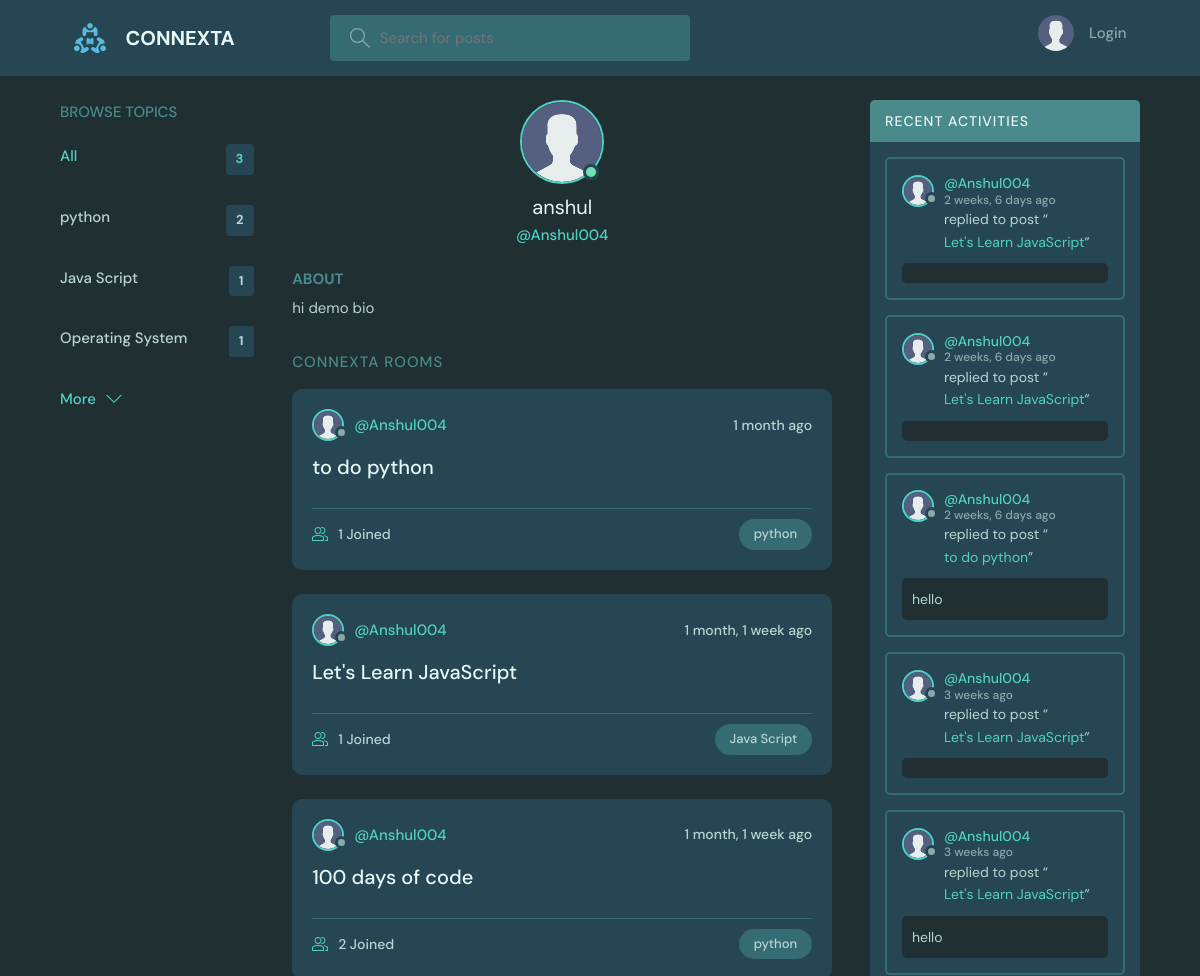
Before: /profile/1/ (upper part) with the older database file.
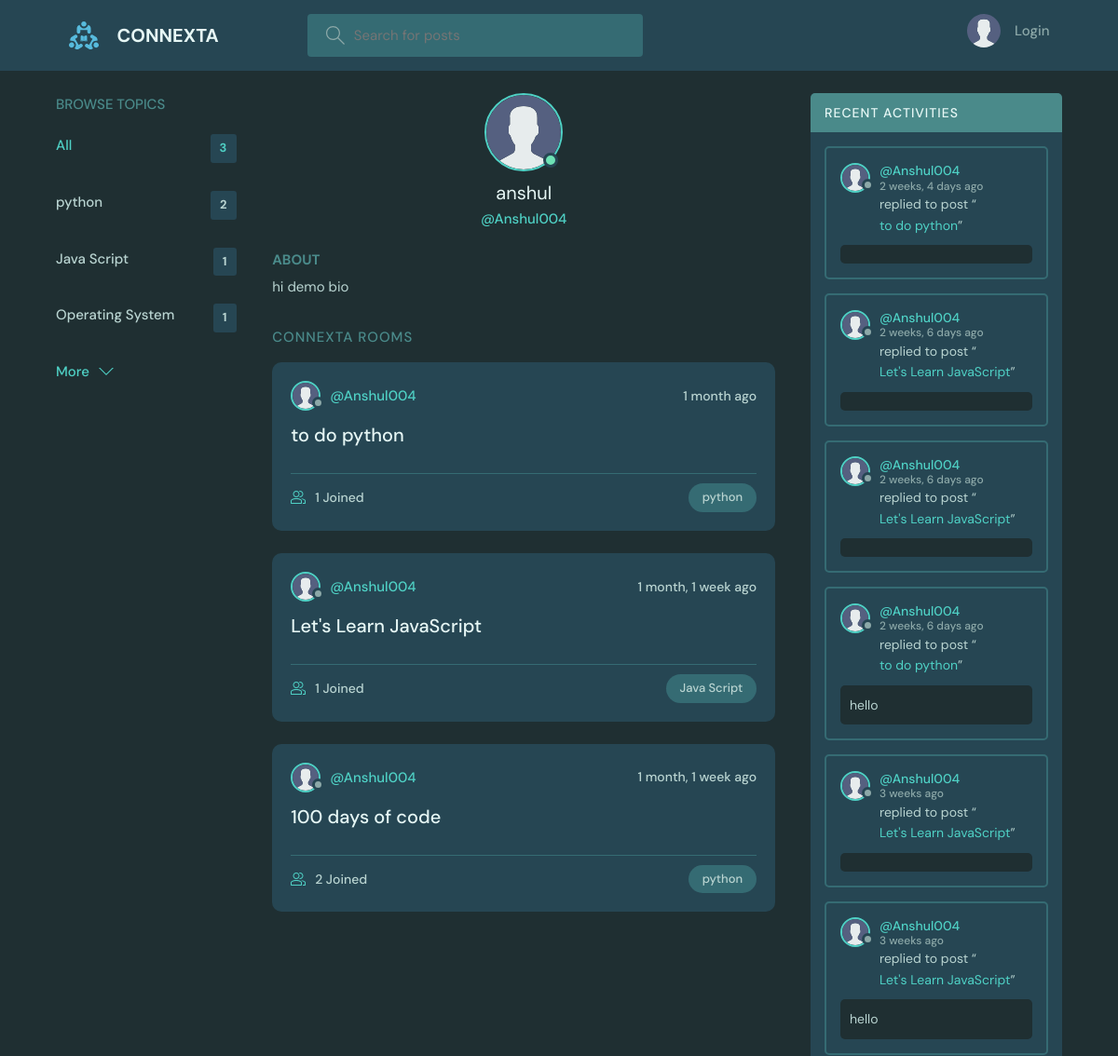
After: the same page with the newer database file.
### base/models.py (models this page shows, shortened)
class Topic(models.Model):
    name = models.CharField(max_length=200)

class Room(models.Model):
    host = models.ForeignKey(User, on_delete=models.SET_NULL, null=True)
    topic = models.ForeignKey(Topic, on_delete=models.SET_NULL, null=True)
    name = models.CharField(max_length=200)
    description = models.TextField(null=True, blank=True)
    participants = models.ManyToManyField(
        User, related_name='participants', blank=True)
    updated = models.DateTimeField(auto_now=True)
    created = models.DateTimeField(auto_now_add=True)
    class Meta:
        ordering = ['-updated', '-created']
    def __str__(self):
        return self.name

class User(AbstractUser):
    name = models.CharField(max_length=200, null=True)
    email = models.EmailField(unique=True, null=True)
    bio = models.TextField(null=True)
    avatar = models.ImageField(null=True, default="avatar.svg")
    USERNAME_FIELD = 'email'
    REQUIRED_FIELDS = []
    objects = CustomUserManager()

class Message(models.Model):
    user = models.ForeignKey(User, on_delete=models.CASCADE)
    room = models.ForeignKey('Room', on_delete=models.CASCADE)
    body = models.TextField()
    hashtags = models.CharField(max_length=500, blank=True)
    image = models.ImageField(upload_to='temp/', blank=True, null=True)
    pdf = models.FileField(upload_to='temp/', blank=True, null=True)
    image_url = models.URLField(blank=True, null=True)
    pdf_url = models.URLField(blank=True, null=True)
    updated = models.DateTimeField(auto_now=True)
    created = models.DateTimeField(auto_now_add=True)
    class Meta:
        ordering = ['-updated', '-created']

### base/views.py (the view)
# urls.py: path('profile/<str:pk>/', views.userProfile, name="user-profile"),
def userProfile(request, pk):
    user = User.objects.get(id=pk)
    rooms = user.room_set.all()
    room_messages = user.message_set.all()
    topics = Topic.objects.all()
    context = {'user': user, 'rooms': rooms,
               'room_messages': room_messages, 'topics': topics}
    return render(request, 'base/profile.html', context)

### base/templates/base/profile.html (shortened to what this page needs)
{% extends 'main.html' %}
{% block content %}
<main class="profile-page layout layout--3">
  <div class="container">
    {% include 'base/topics_component.html' %}
    <div class="roomList">
      <div class="profile">
        <div class="profile__avatar">
          <div class="avatar avatar--large active">
            <img src="{{user.avatar.url}}" />
          </div>
        </div>
        <div class="profile__info">
          <h3>{{user.name}}</h3>
          <p>@{{user.username}}</p>
        </div>
        <div class="profile__about">
          <h3>About</h3>
          <p>
            {{user.bio}}
          </p>
        </div>
      </div>
      <div class="roomList__header">
        <div>
          <h2>CONNEXTA ROOMS</a>
          </h2>
        </div>
      </div>
      {% include 'base/feed_component.html' %}
    </div>
    {% include 'base/activity_component.html' %}
  </div>
</main>
{% endblock content %}

### base/templates/base/topics_component.html
<div class="topics">
    <div class="topics__header">
        <h2>Browse Topics</h2>
    </div>
    <ul class="topics__list">
        <li>
            <a href="{% url 'home' %}" class="active">All <span>{{topics.count}}</span></a>
        </li>
        {% for topic in topics %}
        <li>
            <a href="{% url 'home' %}?q={{topic.name}}">{{topic.name}}<span>{{topic.room_set.all.count}}</span></a>
        </li>
        {% endfor %}
    </ul>
    <a class="btn btn--link" href="{% url 'topics' %}">
        More
        <svg version="1.1" xmlns="http://www.w3.org/2000/svg" width="32" height="32" viewBox="0 0 32 32">
            <title>chevron-down</title>
            <path d="M16 21l-13-13h-3l16 16 16-16h-3l-13 13z"></path>
        </svg>
    </a>
</div>

### base/templates/base/feed_component.html (shortened to what this page needs)
{% for room in rooms %}
<div class="roomListRoom">
    <div class="roomListRoom__header">
        <a href="{% url 'user-profile' room.host.id %}" class="roomListRoom__author">
            <div class="avatar avatar--small">
                <img src="{{room.host.avatar.url}}" />
            </div>
            <span>@{{room.host.username}}</span>
        </a>
        <div class="roomListRoom__actions">
            <span>{{room.created|timesince}} ago</span>
        </div>
    </div>
    <div class="roomListRoom__content">
        <a href="{% url 'room' room.id %}">{{room.name}}</a>
    </div>
    <div class="roomListRoom__meta">
        <a href="{% url 'room' room.id %}" class="roomListRoom__joined">
            {{room.participants.all.count}} Joined
        </a>
        <p class="roomListRoom__topic">{{room.topic.name}}</p>
    </div>
</div>
{% endfor %}

### base/templates/base/activity_component.html (shortened to what this page needs)
<div class="activities">
    <div class="activities__header">
        <h2>Recent Activities</h2>
    </div>
    {% for message in room_messages %}
    <div class="activities__box">
        <div class="activities__boxHeader roomListRoom__header">
            <a href="{% url 'user-profile' message.user.id %}" class="roomListRoom__author">
                <div class="avatar avatar--small">
                    <img src="{{message.user.avatar.url}}" />
                </div>
                <p>
                    @{{message.user.username}}
                    <span>{{message.created|timesince}} ago</span>
                </p>
            </a>
        </div>
        <div class="activities__boxContent">
            <p>replied to post “<a href="{% url 'room' message.room.id %}">{{message.room}}</a>”</p>
            <div class="activities__boxRoomContent">{{message.body}}</div>
        </div>
    </div>
    {% endfor %}
</div>

Changed rows visible on the page:
added Message: user.avatar (placeholder picture), user.username "Anshul004", created "2 weeks, 4 days", room "to do python"
